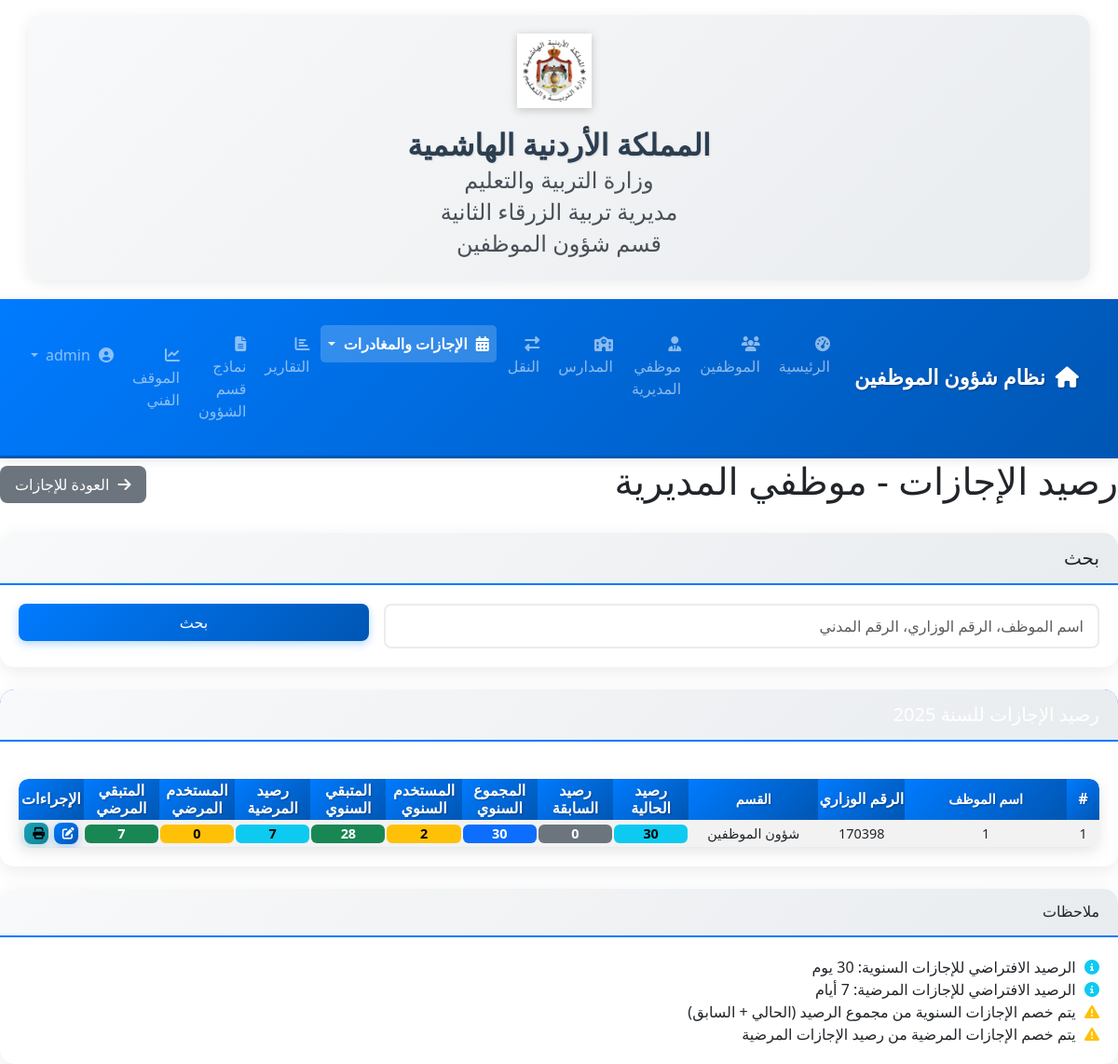
Page /leave_balances (signed in) on the committed database.
### models.py (models this page shows, shortened)
class Employee(db.Model):
    id = db.Column(db.Integer, primary_key=True)
    ministry_number = db.Column(db.String(20), unique=True, nullable=False)  # الرقم الوزاري
    name = db.Column(db.String(100), nullable=False)  # الاسم
    civil_id = db.Column(db.String(20), unique=True, nullable=False)  # الرقم المدني (changed from national_id)
    gender = db.Column(db.String(10), nullable=False)  # الجنس
    job_title = db.Column(db.String(50), nullable=False)  # الوظيفة
    qualification = db.Column(db.String(50), nullable=False)  # المؤهل
    bachelor_specialization = db.Column(db.String(100))  # تخصص بكالوريوس
    high_diploma_specialization = db.Column(db.String(100))  # تخصص دبلوم العالي
    masters_specialization = db.Column(db.String(100))  # تخصص ماجستير
    phd_specialization = db.Column(db.String(100))  # تخصص دكتوراه
    subject = db.Column(db.String(100))  # المبحث الدراسي
    phone_number = db.Column(db.String(20))  # رقم الهاتف
    appointment_date = db.Column(db.Date, nullable=False)  # تاريخ التعيين
    school_id = db.Column(db.Integer, db.ForeignKey('school.id'), nullable=False)  # المدرسة
    is_directorate_employee = db.Column(db.Boolean, default=False)  # موظف مديرية
    school = db.relationship('School', backref=db.backref('employees', lazy=True))
    transfers = db.relationship('Transfer', backref='employee', lazy=True, cascade="all, delete-orphan")
    leaves = db.relationship('Leave', backref='employee', lazy=True, cascade="all, delete-orphan")
    leave_balances = db.relationship('LeaveBalance', backref='employee', lazy=True, cascade="all, delete-orphan")
    converted_departures = db.relationship('ConvertedDeparture', backref='employee', lazy=True, cascade="all, delete-orphan")
    monthly_departure_balances = db.relationship('MonthlyDepartureBalance', backref='employee', lazy=True, cascade="all, delete-orphan")

class School(db.Model):
    id = db.Column(db.Integer, primary_key=True)
    name = db.Column(db.String(100), nullable=False)  # اسم المدرسة
    phone = db.Column(db.String(20))  # رقم هاتف المدرسة
    address = db.Column(db.String(200))  # عنوان المدرسة
    gender = db.Column(db.String(20))  # جنس المدرسة (ذكور، إناث، مختلطة)
    region = db.Column(db.String(50))  # المنطقة

class LeaveBalance(db.Model):
    id = db.Column(db.Integer, primary_key=True)
    employee_id = db.Column(db.Integer, db.ForeignKey('employee.id'), nullable=False)
    year = db.Column(db.Integer, nullable=False)  # السنة
    current_year_balance = db.Column(db.Integer, default=30)  # رصيد السنة الحالية
    previous_year_balance = db.Column(db.Integer, default=0)  # رصيد السنة السابقة
    sick_leave_balance = db.Column(db.Integer, default=7)  # رصيد الإجازات المرضية
    used_annual_leave = db.Column(db.Integer, default=0)  # الإجازات السنوية المستخدمة
    used_sick_leave = db.Column(db.Integer, default=0)  # الإجازات المرضية المستخدمة
    created_at = db.Column(db.DateTime, default=datetime.utcnow)
    updated_at = db.Column(db.DateTime, default=datetime.utcnow, onupdate=datetime.utcnow)
    __table_args__ = (db.UniqueConstraint('employee_id', 'year', name='unique_employee_year'),)
    def get_remaining_annual_balance(self):
        current_balance = self.current_year_balance or 0
        previous_balance = self.previous_year_balance or 0
        used_leave = self.used_annual_leave or 0
        return (current_balance + previous_balance) - used_leave
    def get_remaining_sick_balance(self):
        sick_balance = self.sick_leave_balance or 0
        used_sick = self.used_sick_leave or 0
        return sick_balance - used_sick

### routes/leave_routes.py (the view, shortened to what this page needs)
@leave.route('/leave_balances')
def leave_balances():
    search_term = request.args.get('search', '')
    current_year = datetime.now().year
    query = Employee.query.filter(Employee.is_directorate_employee == True)
    employees = query.order_by(Employee.name).all()
    balances_dict = {}
    for employee in employees:
        balance = LeaveBalance.query.filter_by(
            employee_id=employee.id,
            year=current_year
        ).first()
        used_annual = db.session.query(func.sum(Leave.days_count)).filter(
            Leave.employee_id == employee.id,
            Leave.leave_type.in_(['إجازة سنوية', 'إجازة اعتيادية']),
            func.extract('year', Leave.start_date) == current_year
        ).scalar() or 0
        used_sick = db.session.query(func.sum(Leave.days_count)).filter(
            Leave.employee_id == employee.id,
            Leave.leave_type == 'إجازة مرضية',
            func.extract('year', Leave.start_date) == current_year
        ).scalar() or 0
        balance.used_annual_leave = used_annual
        balance.used_sick_leave = used_sick
        balances_dict[employee.id] = balance
    db.session.commit()
    return render_template('leave_balances.html',
                         employees=employees,
                         balances_dict=balances_dict,
                         search_term=search_term,
                         current_year=current_year)

### app.py (called while the page is built)
@app.context_processor
def inject_now():
    return {'now': datetime.now()}

@app.context_processor
def inject_user():
    current_user = None
    if 'user_id' in session:
        current_user = User.query.get(session['user_id'])
    return dict(current_user=current_user)

@app.before_request
def check_login():
    allowed_routes = ['auth.login', 'static']
    if 'user_id' not in session and request.endpoint and not any(request.endpoint.startswith(route) for route in allowed_routes):
        return redirect(url_for('auth.login'))

### models.py (called while the page is built, shortened)
    def has_permission(self, permission=None):
        if self.is_admin:
            if permission:
                return True

### templates/leave_balances.html (shortened to what this page needs)
{% extends "base.html" %}
{% block content %}
<div class="d-flex justify-content-between align-items-center mb-4">
    <h1>رصيد الإجازات - موظفي المديرية</h1>
    <div>
        <a href="{{ url_for('leave.leaves') }}" class="btn btn-secondary">
            <i class="fas fa-arrow-right"></i> العودة للإجازات
        </a>
    </div>
</div>
<div class="card mb-4">
    <div class="card-header bg-light">
        <h5 class="mb-0">بحث</h5>
    </div>
    <div class="card-body">
        <form method="get" action="{{ url_for('leave.leave_balances') }}">
            <div class="row g-3">
                <div class="col-md-8">
                    <input type="text" class="form-control" name="search" placeholder="اسم الموظف، الرقم الوزاري، الرقم المدني" value="{{ search_term }}">
                </div>
                <div class="col-md-4">
                    <button type="submit" class="btn btn-primary w-100">بحث</button>
                </div>
            </div>
        </form>
    </div>
</div>
<div class="card leave-balances-container">
    <div class="card-header bg-primary text-white">
        <h5 class="mb-0">رصيد الإجازات للسنة {{ current_year }}</h5>
    </div>
    <div class="card-body">
        {% if employees %}
        <div class="table-responsive">
            <table class="table table-striped table-hover leave-balances-table">
                <thead>
                    <tr>
                        <th>#</th>
                        <th class="employee-name">اسم الموظف</th>
                        <th>الرقم الوزاري</th>
                        <th class="department">القسم</th>
                        <th>رصيد الحالية</th>
                        <th>رصيد السابقة</th>
                        <th>المجموع السنوي</th>
                        <th>المستخدم السنوي</th>
                        <th>المتبقي السنوي</th>
                        <th>رصيد المرضية</th>
                        <th>المستخدم المرضي</th>
                        <th>المتبقي المرضي</th>
                        <th>الإجراءات</th>
                    </tr>
                </thead>
                <tbody>
                    {% for employee in employees %}
                    {% set balance = balances_dict[employee.id] %}
                    <tr>
                        <td>{{ loop.index }}</td>
                        <td class="employee-name">{{ employee.name }}</td>
                        <td>{{ employee.ministry_number }}</td>
                        <td class="department">{{ employee.school.name }}</td>
                        <td><span class="badge bg-info">{{ balance.current_year_balance }}</span></td>
                        <td><span class="badge bg-secondary">{{ balance.previous_year_balance }}</span></td>
                        <td><span class="badge bg-primary">{{ balance.current_year_balance + balance.previous_year_balance }}</span></td>
                        <td><span class="badge bg-warning">{{ balance.used_annual_leave }}</span></td>
                        <td>
                            {% set remaining_annual = balance.get_remaining_annual_balance() %}
                            <span class="badge {% if remaining_annual < 5 %}bg-danger{% elif remaining_annual < 10 %}bg-warning{% else %}bg-success{% endif %}">
                                {{ remaining_annual }}
                            </span>
                        </td>
                        <td><span class="badge bg-info">{{ balance.sick_leave_balance }}</span></td>
                        <td><span class="badge bg-warning">{{ balance.used_sick_leave }}</span></td>
                        <td>
                            {% set remaining_sick = balance.get_remaining_sick_balance() %}
                            <span class="badge {% if remaining_sick < 3 %}bg-danger{% elif remaining_sick < 7 %}bg-warning{% else %}bg-success{% endif %}">
                                {{ remaining_sick }}
                            </span>
                        </td>
                        <td>
                            <a href="{{ url_for('leave.edit_leave_balance', employee_id=employee.id) }}" class="btn btn-sm btn-primary" title="تعديل الرصيد">
                                <i class="fas fa-edit"></i>
                            </a>
                            <a href="{{ url_for('leave.print_employee_balance', employee_id=employee.id) }}" class="btn btn-sm btn-info" title="طباعة رصيد الموظف" target="_blank">
                                <i class="fas fa-print"></i>
                            </a>
                        </td>
                    </tr>
                    {% endfor %}
                </tbody>
            </table>
        </div>
        {% else %}
        <div class="text-center py-4">
            <p class="text-muted">لا توجد بيانات موظفين</p>
        </div>
        {% endif %}
    </div>
</div>
<div class="card mt-4">
    <div class="card-header bg-light">
        <h6 class="mb-0">ملاحظات</h6>
    </div>
    <div class="card-body">
        <ul class="list-unstyled mb-0">
            <li><i class="fas fa-info-circle text-info"></i> الرصيد الافتراضي للإجازات السنوية: 30 يوم</li>
            <li><i class="fas fa-info-circle text-info"></i> الرصيد الافتراضي للإجازات المرضية: 7 أيام</li>
            <li><i class="fas fa-exclamation-triangle text-warning"></i> يتم خصم الإجازات السنوية من مجموع الرصيد (الحالي + السابق)</li>
            <li><i class="fas fa-exclamation-triangle text-warning"></i> يتم خصم الإجازات المرضية من رصيد الإجازات المرضية</li>
        </ul>
    </div>
</div>
{% endblock %}

### rows in the picture
Employee: name "1", ministry_number "170398", school.name "شؤون الموظفين", remaining_annual "28", remaining_sick "7"
LeaveBalance: current_year_balance "30", previous_year_balance "0", balance.current_year_balance+balance.previous_year_balance "30", used_annual_leave "2", sick_leave_balance "7", used_sick_leave "0"
